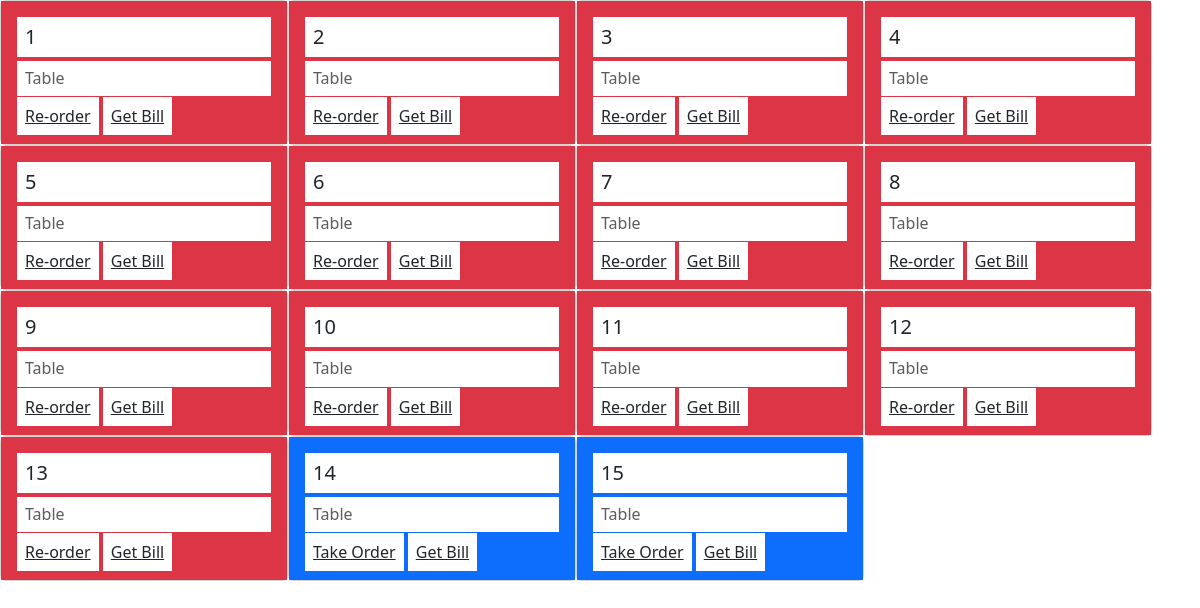
The app's page /, older data.
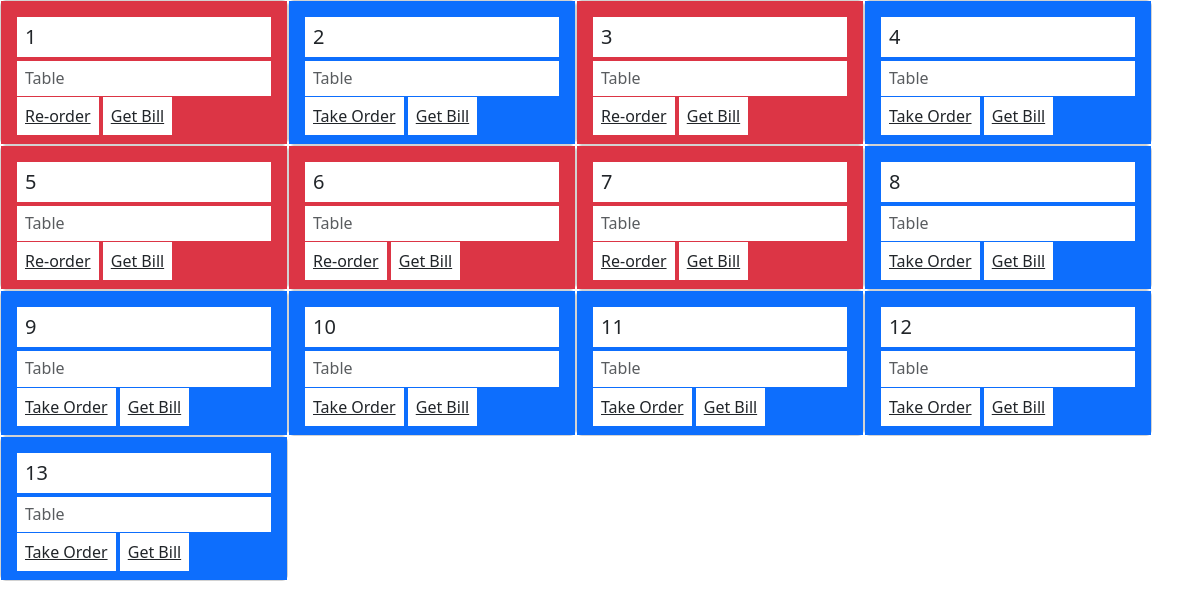
The same page, newer data.
### takeorder/models.py (models this page shows)
class Tables(models.Model):
    table_number = models.IntegerField()
    status_of_table = models.BooleanField(default=False)

### takeorder/views.py (the view)
# urls.py: path("", views.index_view),
def index_view(request):
    data = {
        "tables": Tables.objects.all(),
    }
    return render(request, "index.html",data)

### takeorder/templates/index.html (shortened to what this page needs)
<!Doctype html>
<html lang="en">
  <head>
    <link href="https://cdn.jsdelivr.net/npm/bootstrap@5.3.0/dist/css/bootstrap.min.css" rel="stylesheet">
  </head>
  <body>
    <div class="table d-flex flex-wrap">
    {% for table in tables %}
      <div class="card p" style="width: 18rem;">
        <div class="card-body bg-primary {% if table.status_of_table  %} bg-danger {% endif %}">
          <h5 class="card-title ">{{table.id}}</h5>
          <h6 class="card-subtitle mb-2 text-muted">Table</h6>
          <a class="{% if table.status_of_table  %} d-none {% endif %}" href="take-order" class="card-link">Take Order</a>
          <a class="{% if table.status_of_table  %} {% else %} d-none {% endif %}" href="take-order" class="card-link">Re-order</a>
          <a href="#" class="card-link">Get Bill</a>
        </div>
      </div>
    {% endfor %}
  </div>
  </body>
</html>

Row changes from the older to the newer data that the page shows:
removed Tables: id "14", status_of_table False (drawn)
removed Tables: id "15", status_of_table False (drawn)
changed Tables id 2: status_of_table "Re-order" → "Take Order"
changed Tables id 4: status_of_table "Re-order" → "Take Order"
changed Tables id 8: status_of_table "Re-order" → "Take Order"
changed Tables id 9: status_of_table "Re-order" → "Take Order"
changed Tables id 10: status_of_table "Re-order" → "Take Order"
changed Tables id 11: status_of_table "Re-order" → "Take Order"
changed Tables id 12: status_of_table "Re-order" → "Take Order"
changed Tables id 13: status_of_table "Re-order" → "Take Order"
